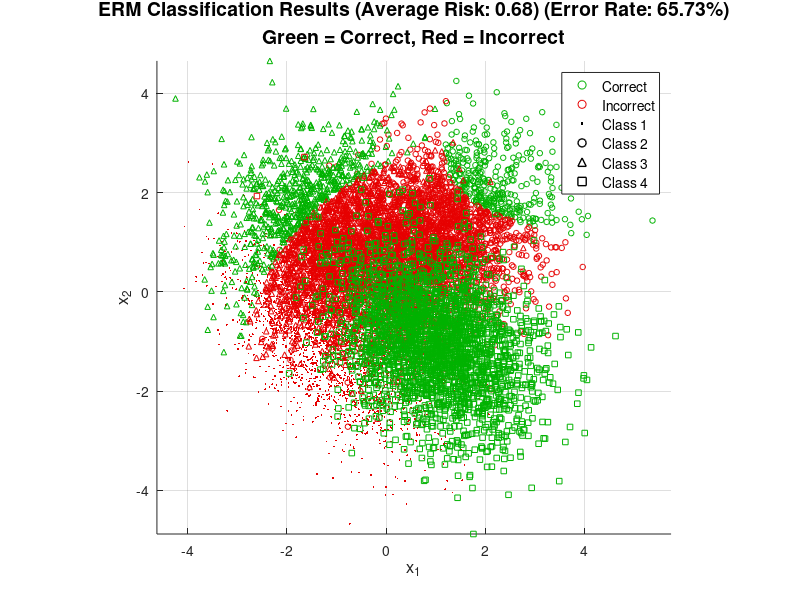

MATLAB code for this plot:
clear all, close all;
N = 10000; p = [0.25, 0.25, 0.25, 0.25];
mu1 = [-1; -1]; Sigma1 = [1, -0.5; -0.5, 1];
mu2 = [1; 1]; Sigma2 = [1, 0.3; 0.3, 1];
mu3 = [-1; 1]; Sigma3 = [1, 0; 0, 1];
mu4 = [1; -1]; Sigma4 = [1, -0.3; -0.3, 1];

%Randomly assign the labels
u = rand(1, N);
true_labels = zeros(1, N);
true_labels(u < p(1)) = 1;
true_labels(u >= p(1) & u < p(1)+p(2)) = 2;
true_labels(u >= p(1)+p(2) & u < p(1)+p(2)+p(3)) = 3;
true_labels(u >= p(1)+p(2)+p(3)) = 4;

% get the total number of samples in each label
N1 = sum(true_labels == 1);
N2 = sum(true_labels == 2);
N3 = sum(true_labels == 3);
N4 = sum(true_labels == 4);

% Generate samples from each class
X = zeros(N, 2);
X(true_labels == 1, :) = mvnrnd(mu1, Sigma1, N1);
X(true_labels == 2, :) = mvnrnd(mu2, Sigma2, N2);
X(true_labels == 3, :) = mvnrnd(mu3, Sigma3, N3);
X(true_labels == 4, :) = mvnrnd(mu4, Sigma4, N4);

likelihoods = zeros(N, 4); %Get the likelihoods for all of the samples
likelihoods(:, 1) = mvnpdf(X, mu1', Sigma1);
likelihoods(:, 2) = mvnpdf(X, mu2', Sigma2);
likelihoods(:, 3) = mvnpdf(X, mu3', Sigma3);
likelihoods(:, 4) = mvnpdf(X, mu4', Sigma4);

% Define the loss matrix Lambda (rows=decision D, cols=true label L)
Lambda = [0, 10, 10, 100;
          1, 0, 10, 100;
          1, 1, 0, 100;
          1, 1, 1, 0];

% Calculate posterior probabilities P(L=j|x) for each sample
posteriors = likelihoods .* repmat(p, N, 1);
posteriors = posteriors ./ repmat(sum(posteriors, 2), 1, 4);

% Calculate expected risk for each decision: R(D=i|x) = sum_j Lambda(i,j) * P(L=j|x)
expected_risks = posteriors * Lambda';

% Select the decision with minimum expected risk (ERM rule)
[~, decided_labels] = min(expected_risks, [], 2);
decided_labels = decided_labels';

% Calculate confusion matrix
confusion_matrix = zeros(4, 4);
for j = 1:4  % (L=j)
    for i = 1:4  % (D=i)
        count_ij = sum((true_labels == j) & (decided_labels == i));
        total_j = sum(true_labels == j);
        confusion_matrix(i, j) = count_ij / total_j;
    end
end

% Calculate empirical average risk using the loss matrix
total_risk = 0;
for j = 1:4
    for i = 1:4
        count_ij = sum((true_labels == j) & (decided_labels == i));
        total_risk = total_risk + Lambda(i, j) * count_ij;
    end
end
average_risk = total_risk / N;

% Calculate empirical probability of error
errors = sum(true_labels ~= decided_labels);
prob_error = errors / N;

% Display results
fprintf('Confusion Matrix P(D=i|L=j) (rows=decided D, cols=true L):\n');
fprintf('        L1      L2      L3      L4\n');
for i = 1:4
    fprintf('D%d: %5.1f%% %5.1f%% %5.1f%% %5.1f%%\n', i, ...
            confusion_matrix(i,1)*100, confusion_matrix(i,2)*100, ...
            confusion_matrix(i,3)*100, confusion_matrix(i,4)*100);
end
fprintf('\n');

figure(1);
set(gcf, 'Position', [100, 100, 800, 700]); % Set figure size
hold on;
axis equal;
grid on;

% Define marker shapes and colors
markers = {'.', 'o', '^', 's'};
marker_size = 4;
colors_correct = [0, 0.7, 0];
colors_incorrect = [0.9, 0, 0];

%Determine what labels are correct and what is note
is_correct = (true_labels == decided_labels);

% Plot each class
for class = 1:4
    class_mask = (true_labels == class);
    
    % Plot correct classifications
    idx_correct = class_mask & is_correct;
    if sum(idx_correct) > 0
        plot(X(idx_correct, 1), X(idx_correct, 2), markers{class}, ...
             'MarkerSize', marker_size, ...
             'MarkerEdgeColor', colors_correct, ...
             'MarkerFaceColor', 'none', ...
             'LineWidth', 0.5);
    end
    
    % Plot incorrect classifications
    idx_incorrect = class_mask & ~is_correct;
    if sum(idx_incorrect) > 0
        plot(X(idx_incorrect, 1), X(idx_incorrect, 2), markers{class}, ...
             'MarkerSize', marker_size, ...
             'MarkerEdgeColor', colors_incorrect, ...
             'MarkerFaceColor', 'none', ...
             'LineWidth', 0.5);
    end
end

xlabel('x_1', 'FontSize', 12);
ylabel('x_2', 'FontSize', 12);
title(sprintf('ERM Classification Results (Average Risk: %.2f) (Error Rate: %.2f%%)\nGreen = Correct, Red = Incorrect', ...
              average_risk, prob_error*100), 'FontSize', 14);

% Legend creation
legend_handles = [];
legend_entries = {};

h1 = plot(NaN, NaN, 'o', 'MarkerEdgeColor', colors_correct, 'MarkerFaceColor', 'none');
h2 = plot(NaN, NaN, 'o', 'MarkerEdgeColor', colors_incorrect, 'MarkerFaceColor', 'none');
legend_handles = [h1, h2];
legend_entries = {'Correct', 'Incorrect'};

% Add marker shape legend
for class = 1:4
    h = plot(NaN, NaN, markers{class}, ...
             'MarkerSize', marker_size+2, ...
             'MarkerEdgeColor', 'k', ...
             'MarkerFaceColor', 'none', ...
             'LineWidth', 1);
    legend_handles(end+1) = h;
    legend_entries{end+1} = sprintf('Class %d', class);
end

legend(legend_handles, legend_entries, 'Location', 'best', 'FontSize', 10);

hold off;
